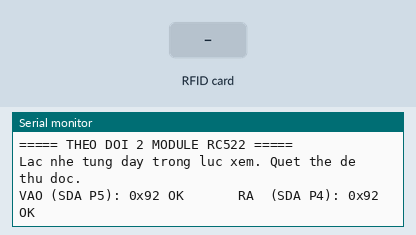
Recording of a sketch running on a simulated ESP32. Parts: the last lines printed to the serial monitor. The inputs (shaded band) are chosen by the test bench.

Above: at 1.8 s.
1.9 s: RFID card 5E 7A 19 C4 held to the reader
At 2.03 s:
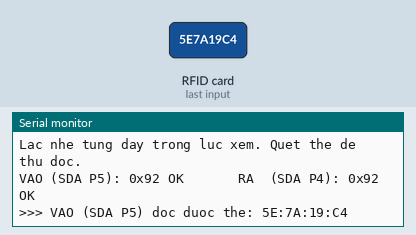
3.4 s: RFID card 5E 7A 19 C4 held to the reader
At 4.0 s:
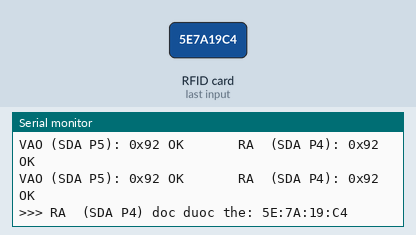

Measured:
- after the input at 1.9 s, the serial monitor: prints a new line at once (image 1)
- after the input at 3.4 s, the serial monitor: prints a new line at once (image 2)

The sketch:

test_2_rc522.ino
```cpp
/*
 * THEO DÕI 2 MODULE RC522 LIÊN TỤC
 * Mỗi giây in version của cả 2 module. Trong lúc chạy, lắc nhẹ / ấn từng dây:
 * dây nào làm số nhảy giữa OK và LOI => dây đó tiếp xúc kém.
 *
 *   RC522 VÀO: SDA -> P5      RC522 RA: SDA -> P4
 *   Dùng chung: SCK -> P18, MOSI -> P23, MISO -> P19, RST -> P22, 3.3V -> 3V3, GND -> GND
 *
 * Quẹt thẻ vào module nào cũng sẽ in mã thẻ.
 * Thư viện: MFRC522
 */
#include <SPI.h>
#include <MFRC522.h>

MFRC522 theVao(5, 22);
MFRC522 theRa(4, 22);

struct DauDoc { const char* ten; MFRC522* r; uint8_t sda; bool ok; };
DauDoc dauDoc[2] = { {"VAO (SDA P5)", &theVao, 5, false}, {"RA  (SDA P4)", &theRa, 4, false} };

bool versionTot(byte v) { return v == 0x91 || v == 0x92 || v == 0xB2 || v == 0x88 || v == 0x12; }

void setup() {
  Serial.begin(115200);
  delay(500);
  Serial.println("\n===== THEO DOI 2 MODULE RC522 =====");
  pinMode(5, OUTPUT); digitalWrite(5, HIGH);   // bỏ chọn cả 2 trước khi khởi động
  pinMode(4, OUTPUT); digitalWrite(4, HIGH);
  SPI.begin();          // SCK 18, MISO 19, MOSI 23
  for (auto& d : dauDoc) d.r->PCD_Init();
  Serial.println("Lac nhe tung day trong luc xem. Quet the de thu doc.\n");
}

unsigned long inLuc = 0;

void loop() {
  if (millis() - inLuc > 1000) {
    inLuc = millis();
    for (auto& d : dauDoc) {
      byte v = d.r->PCD_ReadRegister(MFRC522::VersionReg);
      Serial.printf("%s: 0x%02X %-6s   ", d.ten, v, versionTot(v) ? "OK" : "LOI");
      bool tot = versionTot(v);
      if (tot && !d.ok) d.r->PCD_Init();    // vừa kết nối lại -> khởi động lại module để đọc thẻ được
      d.ok = tot;
    }
    Serial.println();
  }

  for (auto& d : dauDoc) {
    if (d.r->PICC_IsNewCardPresent() && d.r->PICC_ReadCardSerial()) {
      Serial.printf(">>> %s doc duoc the: ", d.ten);
      for (byte i = 0; i < d.r->uid.size; i++) {
        if (i) Serial.print(":");
        Serial.printf("%02X", d.r->uid.uidByte[i]);
      }
      Serial.println();
      d.r->PICC_HaltA();
    }
  }
}
```
